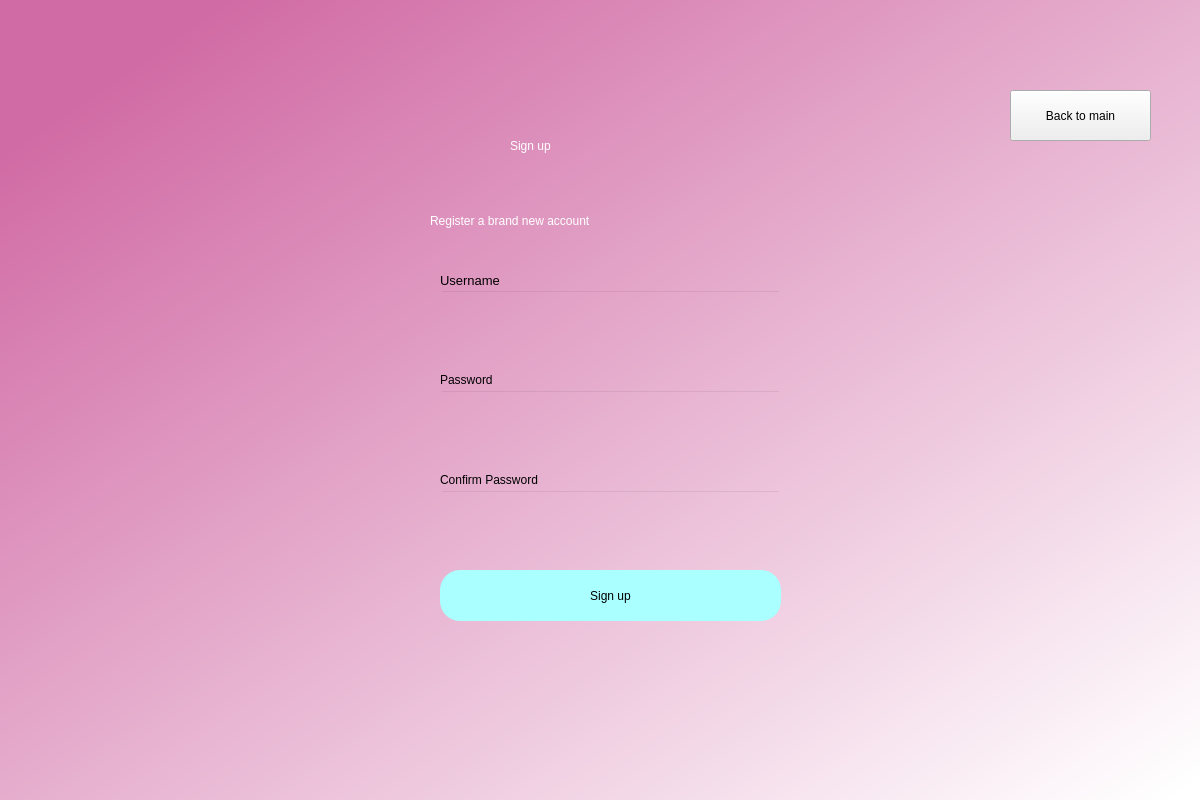
<?xml version="1.0" encoding="UTF-8"?>
<ui version="4.0">
 <class>Dialog</class>
 <widget class="QDialog" name="Dialog">
  <property name="geometry">
   <rect>
    <x>0</x>
    <y>0</y>
    <width>1200</width>
    <height>800</height>
   </rect>
  </property>
  <property name="windowTitle">
   <string>Dialog</string>
  </property>
  <widget class="QWidget" name="bgwidget" native="true">
   <property name="geometry">
    <rect>
     <x>0</x>
     <y>0</y>
     <width>1201</width>
     <height>801</height>
    </rect>
   </property>
   <property name="styleSheet">
    <string notr="true">QWidget#bgwidget{
background-color:qlineargradient(spread:pad, x1:0.091, y1:0.101636, x2:0.991379, y2:0.977, stop:0 rgba(209, 107, 165, 255), stop:1 rgba(255, 255, 255, 255));}</string>
   </property>
   <widget class="QLabel" name="label">
    <property name="geometry">
     <rect>
      <x>510</x>
      <y>110</y>
      <width>211</width>
      <height>71</height>
     </rect>
    </property>
    <property name="styleSheet">
     <string notr="true">font: 36pt &quot;MS Shell Dlg 2&quot;; color:rgb(255, 255, 255)</string>
    </property>
    <property name="text">
     <string>Sign up</string>
    </property>
   </widget>
   <widget class="QLabel" name="label_2">
    <property name="geometry">
     <rect>
      <x>430</x>
      <y>200</y>
      <width>381</width>
      <height>41</height>
     </rect>
    </property>
    <property name="styleSheet">
     <string notr="true">font: 16pt &quot;MS Shell Dlg 2&quot;;color:rgb(255, 255, 255)</string>
    </property>
    <property name="text">
     <string>Register a brand new account</string>
    </property>
   </widget>
   <widget class="QPushButton" name="signup">
    <property name="geometry">
     <rect>
      <x>440</x>
      <y>570</y>
      <width>341</width>
      <height>51</height>
     </rect>
    </property>
    <property name="styleSheet">
     <string notr="true">border-radius:20px;
background-color: rgb(170, 255, 255);
font: 14pt &quot;MS Shell Dlg 2&quot;;</string>
    </property>
    <property name="text">
     <string>Sign up</string>
    </property>
   </widget>
   <widget class="QLineEdit" name="emailfield">
    <property name="geometry">
     <rect>
      <x>440</x>
      <y>290</y>
      <width>341</width>
      <height>51</height>
     </rect>
    </property>
    <property name="styleSheet">
     <string notr="true">background-color:rgba(0,0,0,0);
font: 12pt &quot;MS Shell Dlg 2&quot;;</string>
    </property>
   </widget>
   <widget class="QLineEdit" name="passwordfield">
    <property name="geometry">
     <rect>
      <x>440</x>
      <y>390</y>
      <width>341</width>
      <height>51</height>
     </rect>
    </property>
    <property name="styleSheet">
     <string notr="true">background-color:rgba(0,0,0,0);
font: 12pt &quot;MS Shell Dlg 2&quot;;</string>
    </property>
   </widget>
   <widget class="QLabel" name="label_3">
    <property name="geometry">
     <rect>
      <x>440</x>
      <y>270</y>
      <width>81</width>
      <height>20</height>
     </rect>
    </property>
    <property name="font">
     <font>
      <family>MS Shell Dlg 2</family>
      <pointsize>10</pointsize>
      <weight>50</weight>
      <italic>false</italic>
      <bold>false</bold>
     </font>
    </property>
    <property name="styleSheet">
     <string notr="true">font: 10pt &quot;MS Shell Dlg 2&quot;;</string>
    </property>
    <property name="text">
     <string>Username</string>
    </property>
   </widget>
   <widget class="QLabel" name="label_4">
    <property name="geometry">
     <rect>
      <x>440</x>
      <y>370</y>
      <width>81</width>
      <height>20</height>
     </rect>
    </property>
    <property name="styleSheet">
     <string notr="true">font: 10pt &quot;MS Shell Dlg 2&quot;;</string>
    </property>
    <property name="text">
     <string>Password</string>
    </property>
   </widget>
   <widget class="QLabel" name="error">
    <property name="geometry">
     <rect>
      <x>440</x>
      <y>540</y>
      <width>341</width>
      <height>20</height>
     </rect>
    </property>
    <property name="styleSheet">
     <string notr="true">font: 12pt &quot;MS Shell Dlg 2&quot;; color:red;</string>
    </property>
    <property name="text">
     <string/>
    </property>
   </widget>
   <widget class="QLabel" name="label_5">
    <property name="geometry">
     <rect>
      <x>440</x>
      <y>470</y>
      <width>141</width>
      <height>20</height>
     </rect>
    </property>
    <property name="styleSheet">
     <string notr="true">font: 10pt &quot;MS Shell Dlg 2&quot;;</string>
    </property>
    <property name="text">
     <string>Confirm Password</string>
    </property>
   </widget>
   <widget class="QLineEdit" name="confirmpasswordfield">
    <property name="geometry">
     <rect>
      <x>440</x>
      <y>490</y>
      <width>341</width>
      <height>51</height>
     </rect>
    </property>
    <property name="styleSheet">
     <string notr="true">background-color:rgba(0,0,0,0);
font: 12pt &quot;MS Shell Dlg 2&quot;;</string>
    </property>
   </widget>
   <widget class="QPushButton" name="back">
    <property name="geometry">
     <rect>
      <x>1010</x>
      <y>90</y>
      <width>141</width>
      <height>51</height>
     </rect>
    </property>
    <property name="text">
     <string>Back to main</string>
    </property>
   </widget>
  </widget>
 </widget>
 <resources/>
 <connections/>
</ui>
